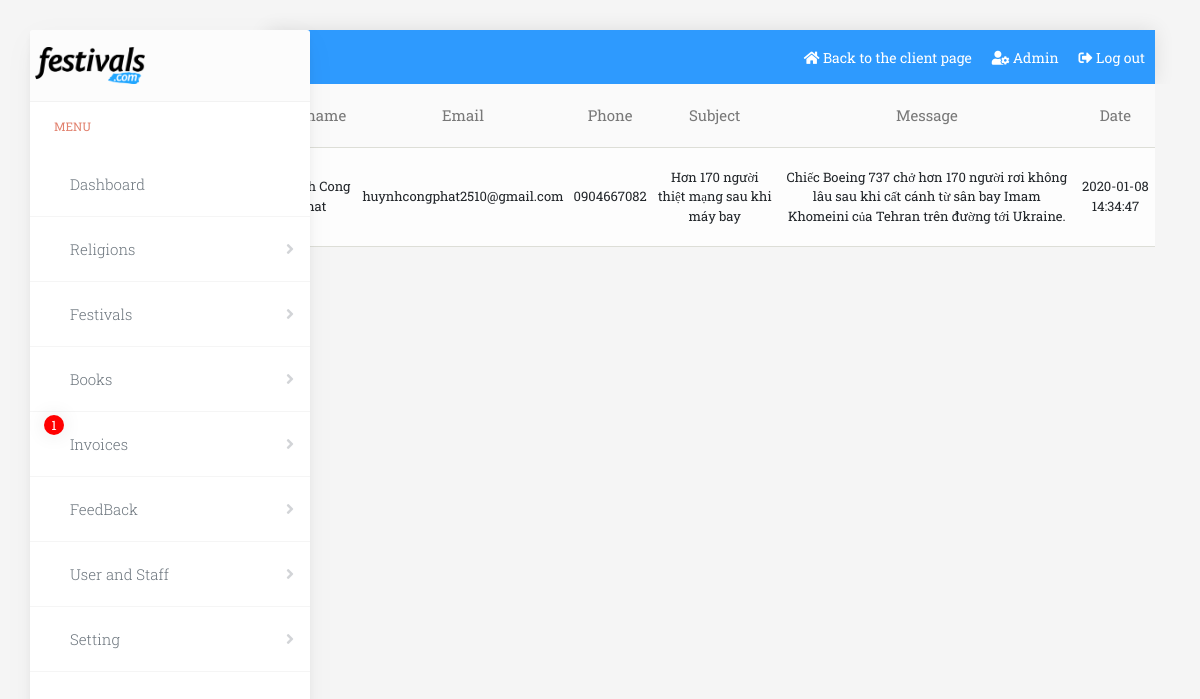
The page /admincp/feedback.php (signed in) on the database its author committed.
### tables this page shows
CREATE TABLE `feedback` (
  `id` int(11) NOT NULL,
  `fullname` varchar(200) NOT NULL,
  `email` varchar(200) NOT NULL,
  `phonenumber` varchar(200) NOT NULL,
  `subject` varchar(300) NOT NULL,
  `message` text NOT NULL,
  `date` datetime NOT NULL
);

### admincp/lib_admin/feedback_action.php (called while the page is built, shortened)
<?php
    require('./../lib/dbConn.php');
    function AllFeedback() {
        global $conn;
        $sql = "SELECT * FROM feedback ORDER BY id DESC";
        $result = mysqli_query($conn, $sql);
        return $result;
    }
?>

### admincp/feedback.php (the view, shortened to what this page needs)
<?php
    require('./lib_admin/feedback_action.php');
    require('./common/top.php');
?>
<body>
    <?php include('common/header.php') ?>
    <?php include('common/menu.php') ?>
    <main class='main_cp'>
        <section id='feedback'>
            <div class='container'>
                <div class='feedback_main'>
                    <table>
                        <thead>
                            <tr>
                                <th>Fullname</th>
                                <th>Email</th>
                                <th>Phone</th>
                                <th>Subject</th>
                                <th>Message</th>
                                <th>Date</th>
                            </tr>
                        </thead>
                        <tbody>
                            <?php
                                $resultAllFeed = AllFeedback();
                                while($row_all = mysqli_fetch_array($resultAllFeed)) {
                            ?>
                            <tr class='item-fes'>
                                <td>
                                    <span><?php echo $row_all['fullname']?></span>
                                </td>
                                <td>
                                    <span><?php echo $row_all['email']?></span>
                                </td>
                                <td>
                                <span><?php echo $row_all['phonenumber']?></span>
                                </td>
                                <td>
                                <span><?php echo $row_all['subject']?></span>
                                </td>
                                <td>
                                <span><?php echo $row_all['message']?></span>
                                </td>
                                <td class='place'>
                                <span><?php echo $row_all['date']?></span>
                                </td>
                            </tr>
                            <?php }?>
                        </tbody>
                    </table>
                </div>
            </div>
        </section>
    </main>
</body>

### assets/css/main_cp.css (style rules this page uses)
.main_cp { background: #f5f5f5; }
body { font-family: 'Roboto Slab', serif; background: #f5f5f5; }
table { width: 100%; }
table thead { background: rgba(0,0,0,0.01); }
table th { text-align: center; color: rgb(120, 120, 120); font-size: 15px; font-weight: 400; padding: 20px 5px; }
table tr { border-bottom: 1px solid #ddded7; }
table td { text-align: center; padding: 20px 5px; }
table { background-color:#fdfdfd; position: relative; }

### assets/css/feedback_cp.css (style rules this page uses)
.feedback_main { width: 80%; margin-left: auto; }
table { font-size: 14px; }
table td { font-size: 13px; }

### rows shown on the page
feedback: fullname "Huynh Cong Phat", email "huynhcongphat2510@gmail.com", phonenumber "0904667082", subject "Hơn 170 người thiệt mạng sau khi máy bay", message "Chiếc Boeing 737 chở hơn 170 người rơi không lâu sau khi cất cánh từ sân bay Imam Khomeini của Tehran trên đường tới Ukraine.", date "2020-01-08 14:34:47"

### other values the page prints
$fullname "Admin"
$check_invoice "1"
